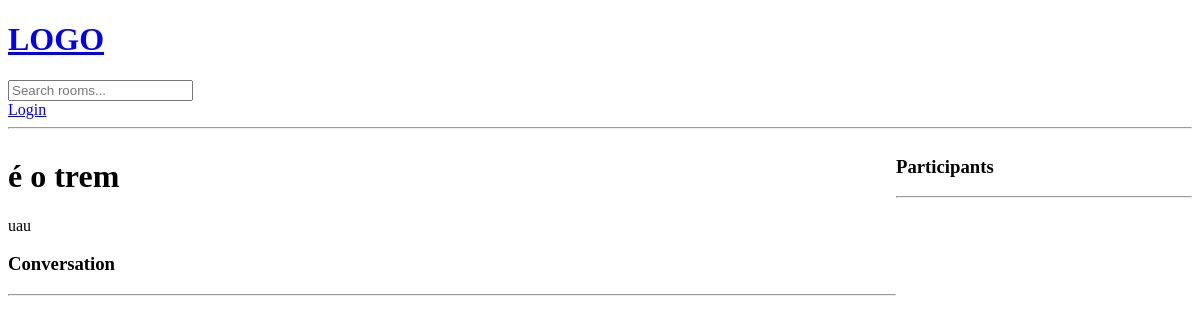
Before: /room/5/ with the older database file.
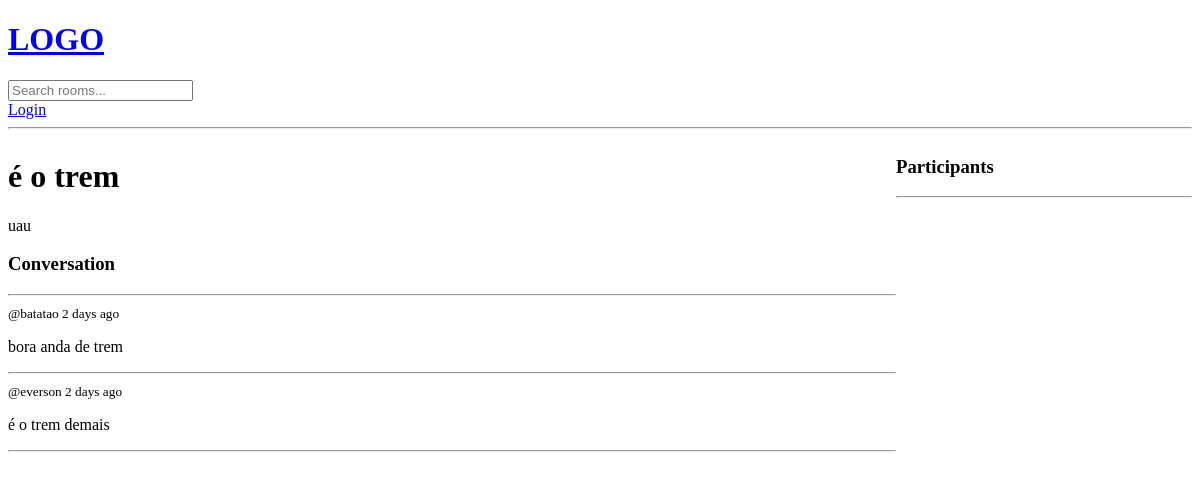
After: the same page with the newer database file.
### base/models.py (models this page shows, shortened)
class Room(models.Model):
    host = models.ForeignKey(User, on_delete=models.SET_NULL, null=True)
    topic = models.ForeignKey(Topic, on_delete=models.SET_NULL, null=True)
    name = models.CharField(max_length=200)
    description = models.TextField(null=True, blank=True)
    participants = models.ManyToManyField(User, related_name='participants', blank=True)
    created_at = models.DateTimeField(auto_now_add=True)
    updated_at = models.DateTimeField(auto_now=True)
    class Meta:
        ordering = ['-updated_at', '-created_at']

class Message(models.Model):
    user = models.ForeignKey(User, on_delete=models.CASCADE)
    room = models.ForeignKey(Room, on_delete=models.CASCADE)
    body = models.TextField()
    created_at = models.DateTimeField(auto_now_add=True)
    updated_at = models.DateTimeField(auto_now=True)

### base/views.py (the view, shortened to what this page needs)
# urls.py: path('room/<str:pk>/', views.room, name='room'),
def room(request: HttpRequest, pk: str):
    room = Room.objects.get(id=pk)
    room_messages = room.message_set.all().order_by('-created_at')
    participants = room.participants.all()
    context = {'room': room, 'room_messages': room_messages, 'participants': participants}
    return render(request, 'base/room.html', context)

### base/templates/base/room.html (shortened to what this page needs)
{% extends "main.html" %}
{% block content %}
    <div class="room-container">
        <div>
            <h1> {{room.name}} </h1>
            <p> {{room.description}} </p>
            <div class="comment-wrapper">
                <h3>Conversation</h3>
                <hr>
                {% for message in room_messages %}
                    <div>
                        <small> @{{message.user}} {{message.created_at|timesince}} ago </small>
                        <p> {{ message.body }} </p>
                        <hr>
                    </div>
                {% endfor %}
            </div>
        </div>
        <div>
           <h3>Participants</h3>
           <hr>
        </div>
    </div>
{% endblock content %}

### templates/main.html (shortened to what this page needs)
<!DOCTYPE html>
<html lang="en">
<head>
</head>
<body>
    {% include "navbar.html" %}
    {% block content %}
    {% endblock content %}
</body>
</html>

### templates/navbar.html
<a href='/'>
    <h1> LOGO </h1>
</a>
<form method="GET" action="{% url 'home' %}">
    <input type="text" name="q" placeholder="Search rooms...">
</form>
{% if request.user.is_authenticated %}
    <p>Hello, @{{ request.user }}! </p>
    <a href="{% url 'logout' %}"> Logout </a>
{% else %}
    <a href="{% url 'login' %}"> Login </a>
{% endif %}
<hr>

### base/templates/base/room.html (style rules this page uses)
.room-container { display: grid; grid-template-columns: 3fr 1fr; }

Changed rows visible on the page:
added Message: user "batatao", created_at "2 days", body "bora anda de trem"
added Message: user "everson", created_at "2 days", body "é o trem demais"
